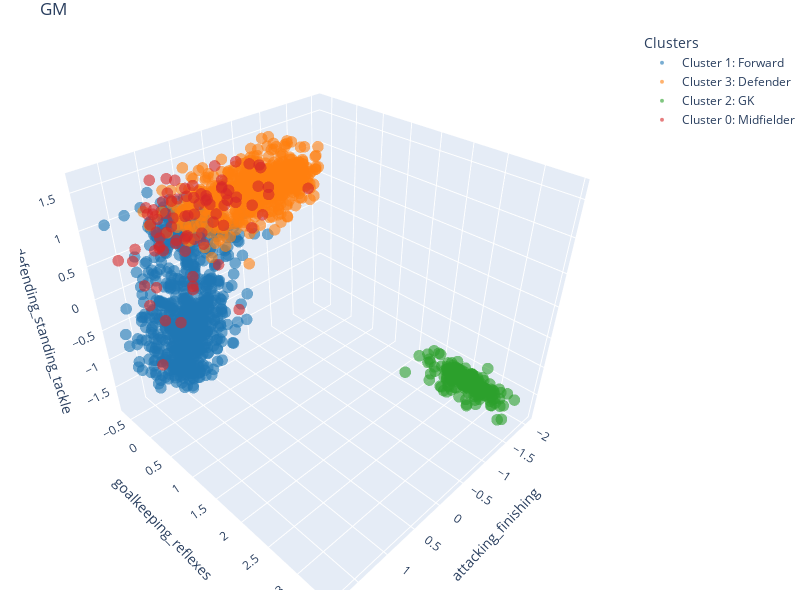

Here is the notebook cell this chart was saved with:
### Code cell
colors = ['#1f77b4', '#ff7f0e', '#2ca02c', '#d62728']  
clusters = df_clusters_GM_position_name['GM_4'].unique()  
position = df_clusters_GM_position_name['Position'].unique()

fig = go.Figure()

for i, cluster in enumerate(clusters):
    cluster_data = df_clusters_GM[df_clusters_GM['GM_4'] == cluster]
    fig.add_trace(go.Scatter3d(
        x=cluster_data['attacking_finishing'],
        y=cluster_data['goalkeeping_reflexes'],
        z=cluster_data['defending_standing_tackle'],
        mode='markers',
        marker=dict(size=4, color=colors[i], opacity=0.6),
        name=f'Cluster {cluster}: {position[i]}' 
    ))

fig.update_layout(
    scene=dict(
        xaxis_title='attacking_finishing',
        yaxis_title='goalkeeping_reflexes',
        zaxis_title='defending_standing_tackle'
    ),
    title="GM",
    legend=dict(title="Clusters"),  # Título de la leyenda
    width=800, height=600,
    margin=dict(t=30, r=0, l=20, b=10)
)

fig.show()

### Figure 1 — Plotly figure (JSON) as saved in the notebook; plotly's stock layout.template omitted (floating-point values rounded to 4 significant figures; data arrays with more than 128 entries replaced by an {"elided": "..."} marker saying what was removed)
{"data": [{"marker": {"color": "#1f77b4", "opacity": 0.6, "size": 4}, "mode": "markers", "name": "Cluster 1: Forward", "type": "scatter3d", "x": {"elided": "754 float values"}, "y": {"elided": "754 float values"}, "z": {"elided": "754 float values"}}, {"marker": {"color": "#ff7f0e", "opacity": 0.6, "size": 4}, "mode": "markers", "name": "Cluster 3: Defender", "type": "scatter3d", "x": {"elided": "598 float values"}, "y": {"elided": "598 float values"}, "z": {"elided": "598 float values"}}, {"marker": {"color": "#2ca02c", "opacity": 0.6, "size": 4}, "mode": "markers", "name": "Cluster 2: GK", "type": "scatter3d", "x": {"elided": "200 float values"}, "y": {"elided": "200 float values"}, "z": {"elided": "200 float values"}}, {"marker": {"color": "#d62728", "opacity": 0.6, "size": 4}, "mode": "markers", "name": "Cluster 0: Midfielder", "type": "scatter3d", "x": [0.5246, -0.2774, 0.3558, 0.609, 0.06028, 0.609, 0.6935, 0.4402, -0.3618, 0.6512, 1.031, -0.4463, -0.1508, 0.1447, 1.031, 1.116, 0.01807, 1.073, 0.5668, 0.2291, 0.9467, 0.01807, 0.9889, 0.9889, 0.4824, 0.9889, 0.9889, 0.8623, 1.664, 1.453, 1.495, 1.073, 1.453, 1.453, 0.8623, 1.369, 0.609, 0.8623, -0.6995, -0.3196, 0.3136, 0.9045, 1.369, -0.06635, 1.073, -0.4463, 1.073, 1.284, 0.6935, -0.06635, -0.7417, 0.1447, 0.609, 0.7779, 0.8201, 0.9889, 0.1869, 0.9045, 0.7357, 0.398, -0.3196, 0.398, 0.6935, 0.8201, 1.116, -0.6995, 0.6935, 0.3136, 1.031, -1.29, -0.5307, 0.1869, 0.5668, 0.3136, 0.01807, 0.5246, 0.1869, 1.116, -0.3618, 1.031, -0.1086, 0.4402, 0.1447], "y": [-0.5829, -0.4886, -0.4886, -0.2999, -0.2527, -0.4886, -0.3471, -0.3471, -0.6301, -0.4886, -0.064, -0.2055, -0.4886, -0.2055, -0.4886, -0.3471, -0.3942, -0.5358, -0.2527, -0.4886, -0.5829, -0.2527, -0.4886, -0.2999, -0.2055, -0.1112, -0.5358, -0.1584, -0.3942, -0.2527, -0.064, -0.5829, -0.2055, -0.4414, -0.3471, -0.4886, -0.3471, -0.4886, -0.4414, -0.2055, -0.6301, -0.2999, -0.1112, -0.1584, -0.3942, -0.1584, -0.3942, -0.1584, -0.5829, -0.6301, -0.3471, -0.2055, -0.4886, -0.5358, -0.5829, -0.5829, -0.5358, -0.2527, -0.2527, -0.1584, -0.2055, -0.1112, -0.4414, -0.1112, -0.4886, -0.2999, -0.3942, -0.2527, -0.2527, -0.1112, -0.2527, -0.2055, -0.4414, -0.5358, -0.2999, -0.3471, -0.3471, -0.4886, -0.2999, -0.3942, -0.5829, -0.6301, -0.5829], "z": [0.7579, 0.7979, 0.4773, 0.5574, 1.038, 0.5174, -0.164, 0.3971, 0.6376, 0.317, 0.7579, 0.9984, -1.046, 1.279, 0.5174, 0.838, 1.079, 0.4773, 1.159, 0.9182, 0.5975, 1.079, 0.9182, -0.6049, 1.199, 1.079, 1.439, 1.519, 0.6376, 0.2368, -0.9256, 1.079, -0.04378, 0.5174, 1.479, 0.6376, 1.159, 0.9583, 1.119, 1.359, 1.119, 1.319, 0.2368, 1.479, 1.119, 1.319, 0.5975, 1.079, 1.038, 1.279, 0.838, 0.9182, -0.3244, 0.7178, 1.079, 0.9583, 0.9583, 0.6777, 0.6777, 1.038, 0.7579, 0.1566, 1.119, 0.1566, -0.6049, 0.7579, 0.5574, 0.7178, 0.838, 0.7178, 0.5174, 0.6376, 0.838, 0.8781, 0.9182, 0.8781, 0.7579, 1.038, 0.357, 0.5174, 0.9583, 1.119, 0.8781]}], "layout": {"height": 600, "legend": {"title": {"text": "Clusters"}}, "margin": {"b": 10, "l": 20, "r": 0, "t": 30}, "scene": {"xaxis": {"title": {"text": "attacking_finishing"}}, "yaxis": {"title": {"text": "goalkeeping_reflexes"}}, "zaxis": {"title": {"text": "defending_standing_tackle"}}}, "title": {"text": "GM"}, "width": 800}}
